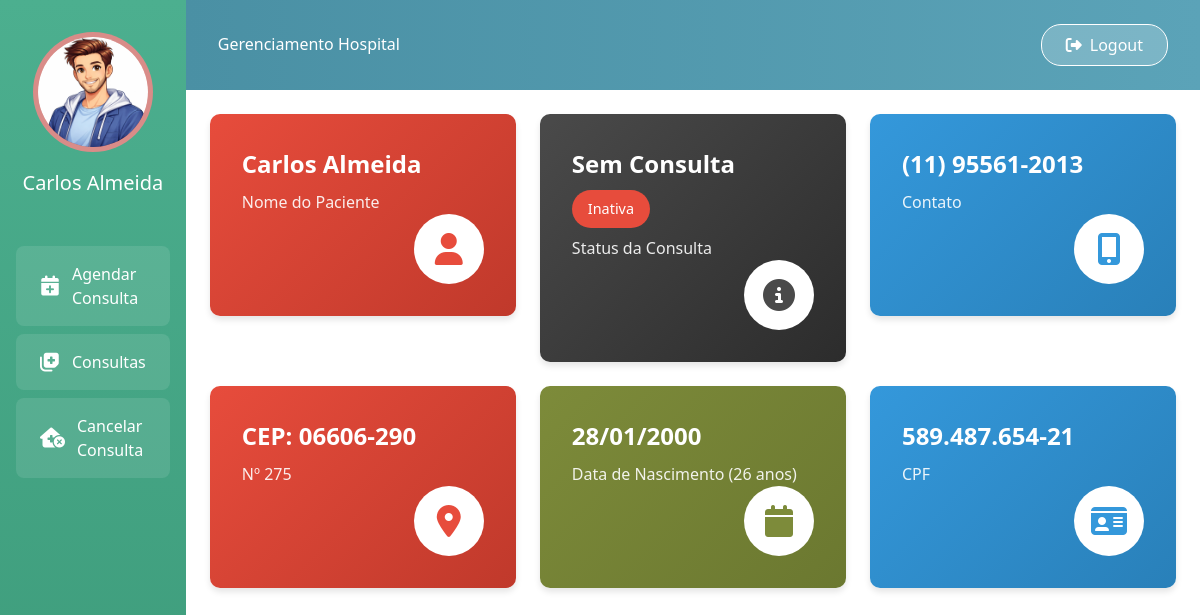
The page /paciente/2/ on the database its author committed.
### paciente/models.py (models this page shows, shortened)
class Paciente(models.Model):
    SEXO_CHOICES=[
        ('M', 'Masculino'),
        ('F', 'Feminino'),
        ('O', 'Outro'),
    ]
    user = models.OneToOneField(User, on_delete=models.CASCADE, related_name='paciente')
    nome_completo = models.CharField(max_length=200)
    foto= models.ImageField(upload_to='foto_perfil', blank=True, null=True)
    cpf = models.CharField(max_length=11, unique=True,
        validators=[RegexValidator(r'^\d{11}$', 'CPF deve conter 11 dígitos')]
    )
    data_nascimento = models.DateField()
    sexo = models.CharField(max_length=1, choices=SEXO_CHOICES)
    celular = models.CharField(max_length=11,
        validators=[RegexValidator(r'^\d{10,11}$', 'Celular deve conter 10 ou 11 dígitos')]
    )
    cep = models.CharField(max_length=8,
        validators=[RegexValidator(r'^\d{8}$', 'CEP deve conter 8 dígitos')]
    )
    numero = models.CharField(max_length=10)
    data_cadastro = models.DateTimeField(auto_now_add=True)
    class Meta:
        verbose_name = 'Paciente'
        verbose_name_plural = 'Pacientes'
        ordering = ['-data_cadastro']
    @property
    def idade(self):
        hoje = date.today()
        return hoje.year - self.data_nascimento.year - (
            (hoje.month, hoje.day) < (self.data_nascimento.month, self.data_nascimento.day)
        )
    @property
    def foto_url(self):
       if self.foto:
           return self.foto.url
       return static('imagens/default-perfil.jpg')

### paciente/views.py (the view)
# urls.py: path('paciente/<int:id>/', paciente.views.pacientes, name='pacientes'),
def pacientes(request, id):
    paciente = get_object_or_404(Paciente, id=id)
    consulta_ativa = False  # Placeholder - ajuste conforme seu modelo de Consulta
    context = {
        'paciente': paciente,
        'consulta_ativa': consulta_ativa,
    }
    return render(request, 'pacientes.html', {'paciente': paciente})

### templates/pacientes.html (shortened to what this page needs)
{% load static %}
<html lang="pt-BR">
<head>
    <link href="https://cdn.jsdelivr.net/npm/bootstrap@5.3.0/dist/css/bootstrap.min.css" rel="stylesheet">
    <script src="https://cdn.tailwindcss.com"></script>
    <link rel="stylesheet" href="https://cdnjs.cloudflare.com/ajax/libs/font-awesome/6.4.0/css/all.min.css">
</head>
<body>
    <div class="d-flex">
        <div class="sidebar" style="width: 240px;">
            <div class="text-center">
                <div class="profile-circle">
                    <img src="{{ paciente.foto_url }}" alt="Foto do paciente">
                </div>
                <div class="patient-name">{{ paciente.nome_completo|truncatewords:2 }}</div>
            </div>
            <div class="sidebar-menu">
                <a href="#" class="menu-item">
                    <i class="fas fa-calendar-plus"></i>
                    <span>Agendar Consulta</span>
                </a>
                <a href="#" class="menu-item">
                    <i class="fas fa-notes-medical"></i>
                    <span>Consultas</span>
                </a>
                <a href="#" class="menu-item">
                    <i class="fa-solid fa-house-medical-circle-xmark"></i>
                    <span>Cancelar Consulta</span>
                </a>
            </div>
        </div>
        <div class="flex-grow-1">
            <div class="header">
                <h2 class="m-0">Gerenciamento Hospital</h2>
                <a href="#" class="logout-btn">
                    <i class="fas fa-sign-out-alt me-2"></i>Logout
                </a>
            </div>
            <div class="container-fluid p-4">
                <div class="row g-4">
                    <div class="col-12 col-md-6 col-lg-4">
                        <div class="info-card card-red">
                            <div>
                                <div class="card-title">{{ paciente.nome_completo }}</div>
                                <div class="card-subtitle">Nome do Paciente</div>
                            </div>
                            <div class="card-icon">
                                <i class="fas fa-user" style="color: #E74C3C;"></i>
                            </div>
                        </div>
                    </div>
                    <div class="col-12 col-md-6 col-lg-4">
                        <div class="info-card card-dark">
                            <div>
                                {% if consulta_ativa %}
                                    <div class="card-title">Consulta Agendada</div>
                                    <span class="status-badge status-active">Ativa</span>
                                {% else %}
                                    <div class="card-title">Sem Consulta</div>
                                    <span class="status-badge status-inactive">Inativa</span>
                                {% endif %}
                                <div class="card-subtitle mt-2">Status da Consulta</div>
                            </div>
                            <div class="card-icon">
                                <i class="fas fa-info-circle" style="color: #4A4A4A;"></i>
                            </div>
                        </div>
                    </div>
                    <div class="col-12 col-md-6 col-lg-4">
                        <div class="info-card card-blue">
                            <div>
                                <div class="card-title">
                                    {% if paciente.celular|length == 11 %}
                                        ({{ paciente.celular|slice:":2" }}) {{ paciente.celular|slice:"2:7" }}-{{ paciente.celular|slice:"7:" }}
                                    {% else %}
                                        ({{ paciente.celular|slice:":2" }}) {{ paciente.celular|slice:"2:6" }}-{{ paciente.celular|slice:"6:" }}
                                    {% endif %}
                                </div>
                                <div class="card-subtitle">Contato</div>
                            </div>
                            <div class="card-icon">
                                <i class="fas fa-mobile-alt" style="color: #3498DB;"></i>
                            </div>
                        </div>
                    </div>
                    <div class="col-12 col-md-6 col-lg-4">
                        <div class="info-card card-red">
                            <div>
                                <div class="card-title">CEP: {{ paciente.cep|slice:":5" }}-{{ paciente.cep|slice:"5:" }}</div>
                                <div class="card-subtitle">Nº {{ paciente.numero }}</div>
                            </div>
                            <div class="card-icon">
                                <i class="fas fa-map-marker-alt" style="color: #E74C3C;"></i>
                            </div>
                        </div>
                    </div>
                    <div class="col-12 col-md-6 col-lg-4">
                        <div class="info-card card-olive">
                            <div>
                                <div class="card-title">{{ paciente.data_nascimento|date:"d/m/Y" }}</div>
                                <div class="card-subtitle">Data de Nascimento ({{ paciente.idade }} anos)</div>
                            </div>
                            <div class="card-icon">
                                <i class="fas fa-calendar" style="color: #7D8B3A;"></i>
                            </div>
                        </div>
                    </div>
                    <div class="col-12 col-md-6 col-lg-4">
                        <div class="info-card card-blue">
                            <div>
                                <div class="card-title">{{ paciente.cpf|slice:":3" }}.{{ paciente.cpf|slice:"3:6" }}.{{ paciente.cpf|slice:"6:9" }}-{{ paciente.cpf|slice:"9:" }}</div>
                                <div class="card-subtitle">CPF</div>
                            </div>
                            <div class="card-icon">
                                <i class="fas fa-id-card" style="color: #3498DB;"></i>
                            </div>
                        </div>
                    </div>
                </div>
            </div>
        </div>
    </div>
</body>
</html>

### templates/pacientes.html (style rules this page uses)
body { margin: 0; padding: 0; font-family: 'Segoe UI', Tahoma, Geneva, Verdana, sans-serif; }
.sidebar { background: linear-gradient(180deg, #4CAF8F 0%, #3D9B7A 100%); min-height: 100vh; padding: 2rem 1rem; }
.profile-circle { width: 120px; height: 120px; border-radius: 50%; background-color: #C85A54; border: 5px solid rgba(255, 255, 255, 0.3); display: flex; align-items: center; justify-content: center; margin: 0 auto 1rem; overflow: hidden; }
.profile-circle img { width: 100%; height: 100%; object-fit: cover; }
.sidebar-menu { margin-top: 3rem; }
.menu-item { background-color: rgba(255, 255, 255, 0.1); border-radius: 8px; padding: 1rem 1.5rem; margin-bottom: 0.5rem; color: white; text-decoration: none; display: flex; align-items: center; gap: 0.75rem; transition: all 0.3s; }
.menu-item i { font-size: 1.25rem; }
.header { background: linear-gradient(90deg, #4A90A4 0%, #5BA3B8 100%); color: white; padding: 1.5rem 2rem; display: flex; justify-content: space-between; align-items: center; }
.logout-btn { background-color: rgba(255, 255, 255, 0.2); border: 1px solid white; color: white; padding: 0.5rem 1.5rem; border-radius: 20px; text-decoration: none; transition: all 0.3s; }
.info-card { border-radius: 10px; padding: 2rem; color: white; min-height: 180px; display: flex; flex-direction: column; justify-content: space-between; box-shadow: 0 4px 6px rgba(0, 0, 0, 0.1); transition: transform 0.3s, box-shadow 0.3s; }
.card-red { background: linear-gradient(135deg, #E74C3C 0%, #C0392B 100%); }
.card-dark { background: linear-gradient(135deg, #4A4A4A 0%, #2C2C2C 100%); }
.card-blue { background: linear-gradient(135deg, #3498DB 0%, #2980B9 100%); }
.card-olive { background: linear-gradient(135deg, #7D8B3A 0%, #6B7830 100%); }
.card-icon { width: 70px; height: 70px; background-color: white; border-radius: 50%; display: flex; align-items: center; justify-content: center; margin-left: auto; }
.card-icon i { font-size: 2rem; }
.card-title { font-size: 1.5rem; font-weight: 600; margin-bottom: 0.5rem; }
.card-subtitle { font-size: 1rem; opacity: 0.9; }
.patient-name { font-size: 1.25rem; font-weight: 500; color: white; text-align: center; margin-top: 0.5rem; }
.status-badge { display: inline-block; padding: 0.5rem 1rem; border-radius: 20px; font-size: 0.9rem; font-weight: 500; }
.status-inactive { background-color: #E74C3C; color: white; }

### rows shown on the page
Paciente: foto_url (picture), nome_completo "Carlos Almeida", celular "11", celular "95561", celular "2013", cep "06606", cep "290", numero "275", data_nascimento "28/01/2000", idade "26", cpf "589", cpf "487", cpf "654", cpf "21"
